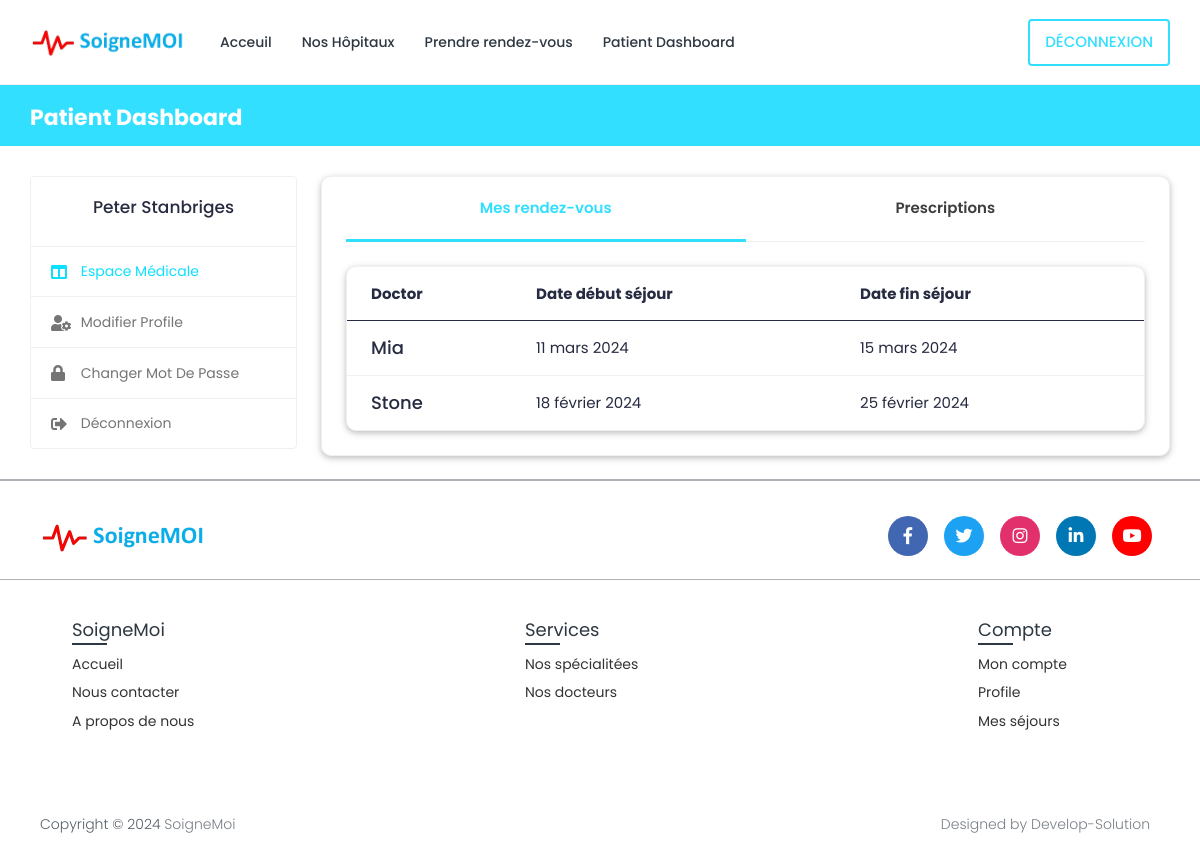
/patient-dashboard/ (signed in), run on an earlier commit of the app's database.
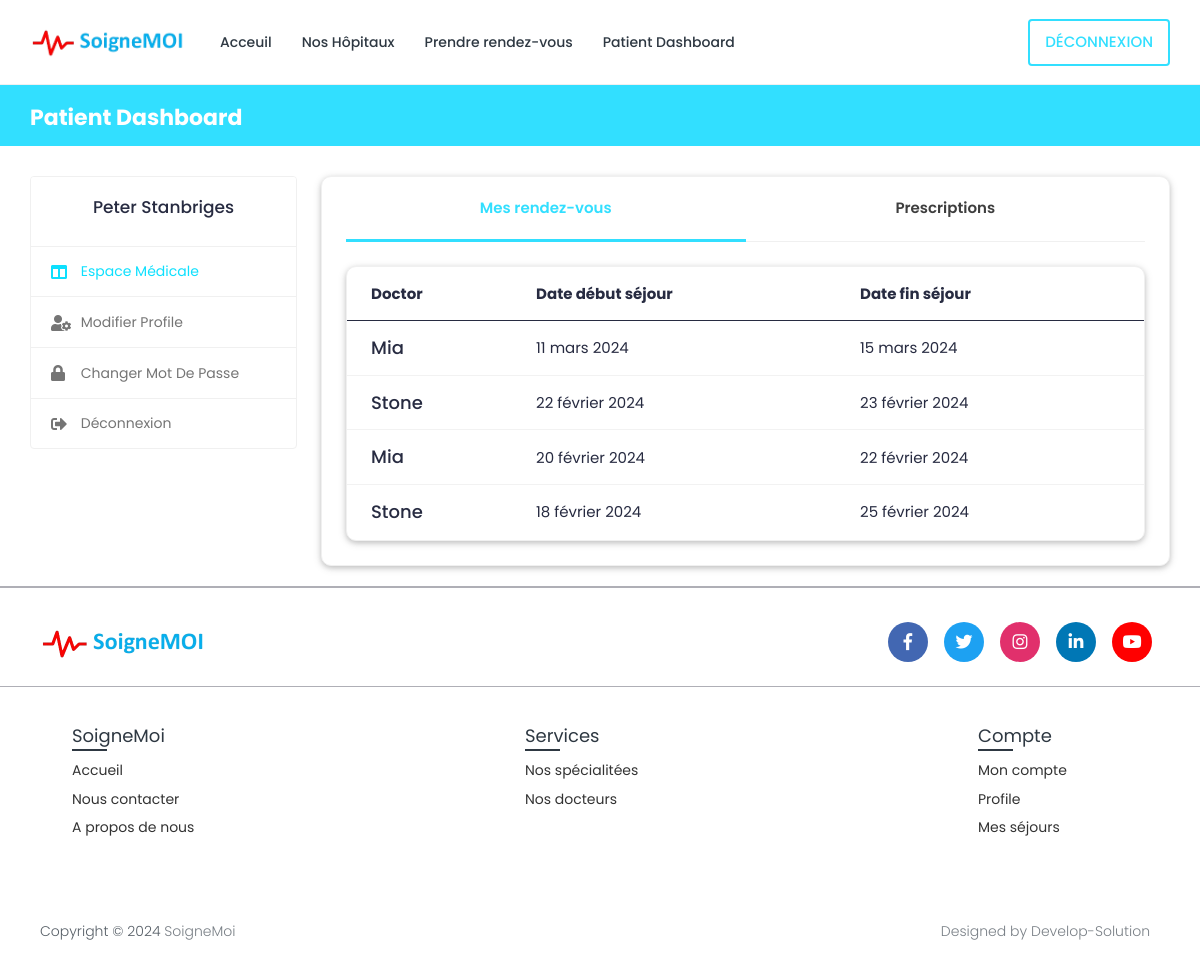
And on a later commit of the database.
### book/models.py (models this page shows, shortened)
class Appointment(models.Model):
    appointment_id = models.AutoField(primary_key=True)
    doctor_time_slots = models.ForeignKey(DoctorTimeSlots, null=True, on_delete=models.CASCADE)
    start_date = models.DateField(null=True, blank=True)
    end_date = models.DateField(null=True, blank=True)
    motif = models.TextField(null=False, blank=False)
    doctor = models.ForeignKey(Doctor, on_delete=models.CASCADE, null=False, blank=False)
    patient = models.ForeignKey(Patient, on_delete=models.CASCADE, null=False, blank=False)
    serial_number = models.CharField(max_length=200, null=True, blank=True)
    choise_speciality=models.ForeignKey(Specialization, on_delete=models.CASCADE, null=True, blank=True)
    class Meta:
        verbose_name_plural = "Appointment"

class Doctor(models.Model):
    doctor_id = models.AutoField(primary_key=True)
    user = models.OneToOneField(User, on_delete=models.CASCADE, null=True, blank=True, related_name='profile')
    first_name = models.CharField(max_length=200, null=True)
    last_name = models.CharField(max_length=200, null=True)
    specialization = models.ForeignKey(Specialization, on_delete=models.SET_NULL, null=True, blank=True)
    phone_number = models.CharField(max_length=200, null=True, blank=True)
    date_of_birth = models.DateField(null=True, blank=True)
    reg_number = models.CharField(max_length=6, null=True, blank=True)
    hospital_name = models.ForeignKey(Hospital, on_delete=models.SET_NULL, null=True, blank=True)

### book/views.py (the view)
# urls.py: path('patient-dashboard/', views.patient_dashboard, name='patient-dashboard'),
@csrf_exempt
@login_required(login_url="login")
@cache_control(no_cache=True, must_revalidate=True, no_store=True)
def patient_dashboard(request):
    if request.user.is_patient:
        patient = Patient.objects.get(user=request.user)
        appointments = Appointment.objects.filter(patient=patient).order_by('-start_date')
        prescription = Prescription.objects.filter(patient=patient).order_by('-prescription_id')
        context = {'patient': patient, 'appointments': appointments,
                   'prescription': prescription}
    else:
        return redirect('logout')
    return render(request, 'book/patient/patient-dashboard.html', context)

### templates/book/patient/patient-dashboard.html (shortened to what this page needs)
{% extends 'book/base.html' %}
{% block content %}
{% load static %}
  <body>
    <div class="main-wrapper">
      <div class="breadcrumb-bar">
        <div class="container-fluid">
          <div class="row align-items-center">
            <div class="col-md-12 col-12">
              <h2 class="breadcrumb-title">Patient Dashboard</h2>{% include 'book/message.html' %}
            </div>
          </div>
        </div>
      </div>
      <div class="content">
        <div class="container-fluid">
          <div class="row">
            <div class="col-md-5 col-lg-4 col-xl-3 theiaStickySidebar">
              <div>{% include 'book/patient/patient-sidebar.html' %}</div>
            </div>
            <div class="col-md-7 col-lg-8 col-xl-9">
              <div class="card">
                <div class="card-body pt-0">
                  <nav class="user-tabs mb-4">
                    <ul class="nav nav-tabs nav-tabs-bottom nav-justified">
                      <li class="nav-item">
                        <a
                          class="nav-link active"
                          href="#pat_appointments"
                          data-toggle="tab"
                          >Mes rendez-vous</a
                        >
                      </li>
                      <li class="nav-item">
                        <a
                          class="nav-link"
                          href="#pat_prescriptions"
                          data-toggle="tab"
                          >Prescriptions</a
                        >
                      </li>
                    </ul>
                  </nav>
                  <div class="tab-content pt-0">
                    <div
                      id="pat_appointments"
                      class="tab-pane show active"
                    >
                      <div class="card card-table mb-0">
                        <div class="card-body">
                          <div class="table-responsive">
                            <table class="table table-hover table-center mb-0">
                              <thead>
                                <tr>
                                  <th>Doctor</th>
                                  <th>Date début séjour</th>
                                  <th>Date fin séjour</th>
                                </tr>
                              </thead>
                              <tbody>
                                {% for appointment in appointments %}
                                <tr>
                                  <td>
                                      <h4 class="mb-0">{{ appointment.doctor.first_name }}</h4>
                                  </td>
                                  <td>
                                    {{appointment.start_date}}
                                  </td>
                                   <td>
                                    {{appointment.end_date}}
                                  </td>
                                </tr>
                                {% endfor %}
                              </tbody>
                            </table>
                          </div>
                        </div>
                      </div>
                    </div>
                  </div>
                </div>
              </div>
            </div>
          </div>
        </div>
      </div>
  </body>
{% endblock content %}

What changed in the data, as far as the page shows it:
added Appointment: doctor.first_name "Stone", start_date "22 février 2024", end_date "23 février 2024"
added Appointment: doctor.first_name "Mia", start_date "20 février 2024", end_date "22 février 2024"
